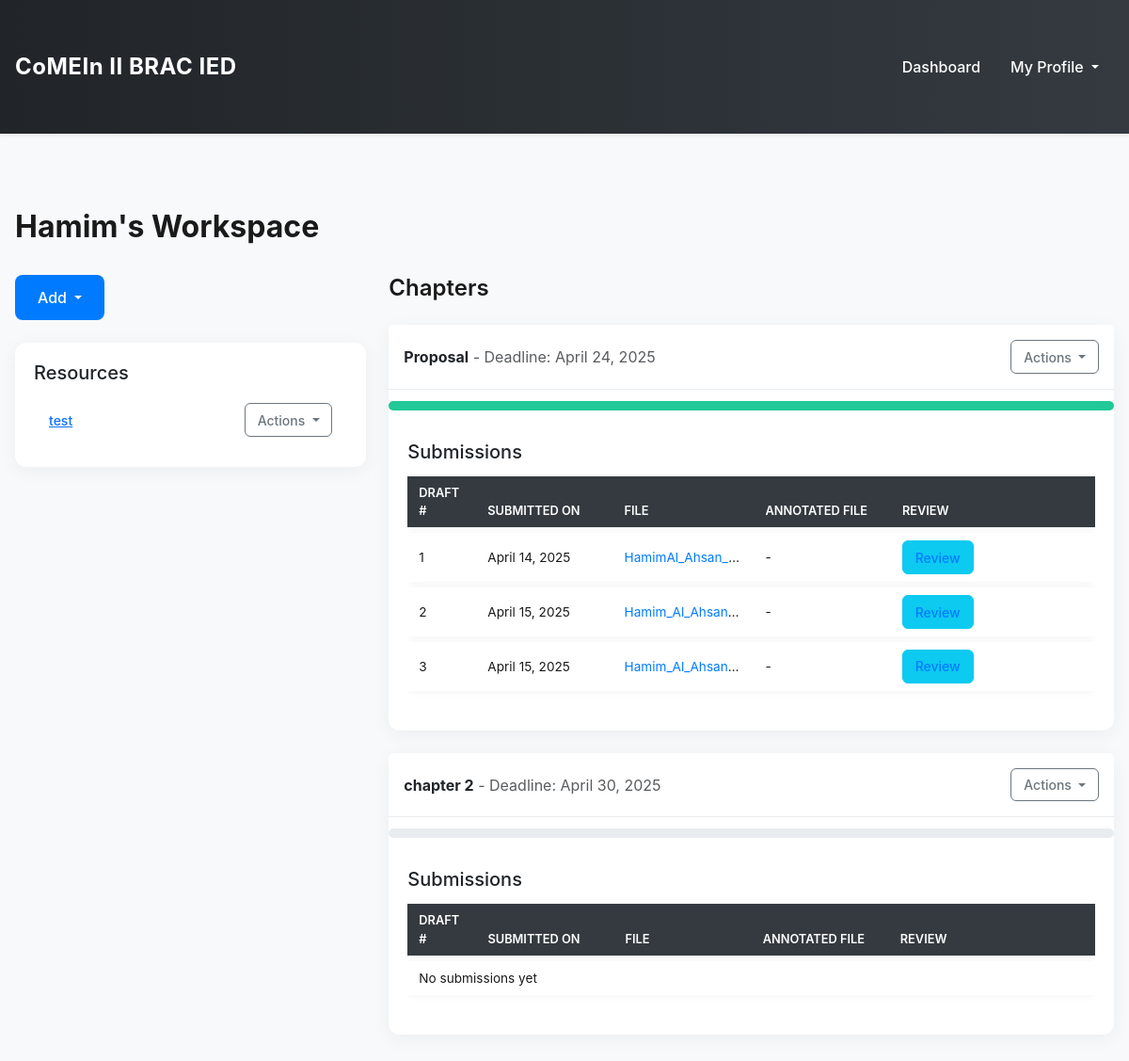
The app's page /workspace/student/2/ (signed in), older data.
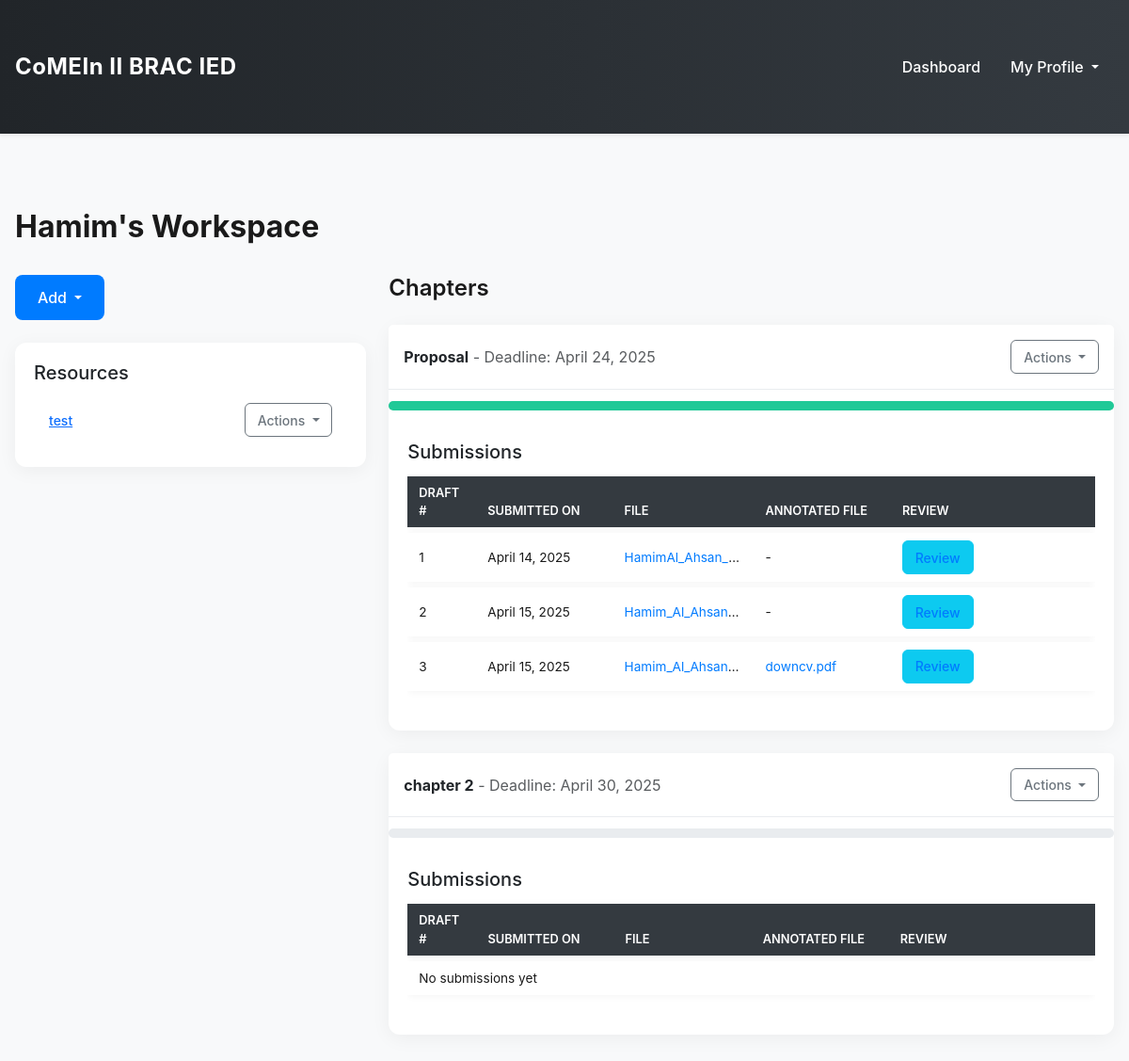
The same page, newer data.
### workspace/models.py (models this page shows, shortened)
class Submission(models.Model):
    STATUS_CHOICES = [
        ('pending', 'Pending'),
        ('approved', 'Approved'),
        ('needs_editing', 'Needs Editing'),
    ]
    chapter = models.ForeignKey('Chapter', on_delete=models.CASCADE, related_name='submissions')
    student = models.ForeignKey(settings.AUTH_USER_MODEL, on_delete=models.CASCADE)
    draft_number = models.PositiveIntegerField()
    file = models.FileField(upload_to='workspace_submissions/')
    submission_date = models.DateTimeField(default=timezone.now)
    status = models.CharField(
        max_length=20, choices=STATUS_CHOICES, default='pending'
    )
    comment = models.TextField(blank=True)
    annotated_file = models.FileField(
        upload_to='workspace_annotations/', blank=True, null=True
    )

### workspace/views.py (the view, shortened to what this page needs)
# urls.py: path('student/<int:student_id>/', views.workspace_view, name='workspace_view'),
@login_required
def workspace_view(request, student_id):
    try:
        workspace = Workspace.objects.get(student__id=student_id)
    except Workspace.DoesNotExist:
        raise Http404("Workspace does not exist.")
    is_mentor = workspace.mentor == request.user or request.user.is_superuser
    if not is_mentor and workspace.student != request.user:
        raise Http404("You do not have permission to view this workspace.")
    resources = workspace.resources.all()
    chapters = workspace.chapters.all()
    chapter_submissions = {}
    chapter_progress = {}
    for chapter in chapters:
        submissions = chapter.submissions.filter(student=workspace.student).order_by('-submission_date')
        approved_submissions = submissions.filter(status='approved')
        chapter_submissions[chapter.id] = submissions
        progress_percentage = 100 if approved_submissions.exists() else 0
        is_completed = progress_percentage == 100
        status_text = f'{approved_submissions.count()} draft{"s" if approved_submissions.count() != 1 else ""} approved' if approved_submissions.exists() else 'No drafts approved'
        chapter_progress[chapter.id] = {
            'progress_percentage': progress_percentage,
            'is_completed': is_completed,
            'status_text': status_text
        }
    context = {
        'workspace': workspace,
        'resources': resources,
        'chapters': chapters,
        'chapter_progress': chapter_progress,
        'chapter_submissions': chapter_submissions,
        'resource_form': ResourceForm(),
        'chapter_form': ChapterForm(),
        'is_mentor': is_mentor,
    }
    return render(request, 'workspace/workspace_page.html', context)

### workspace/templatetags/custom_filters.py (called while the page is built)
@register.filter
def getkey(value, key):
    try:
        return value[key]
    except (KeyError, TypeError):
        return None

@register.filter
def basename(value):
    if value:
        return os.path.basename(str(value))
    return ''

### workspace/templates/workspace/workspace_page.html (shortened to what the changed rows need)
<!DOCTYPE html>
<html lang="en">
<head>
    <link href="https://cdn.jsdelivr.net/npm/bootstrap@5.3.2/dist/css/bootstrap.min.css" rel="stylesheet">
    <link rel="stylesheet" href="https://cdnjs.cloudflare.com/ajax/libs/bootstrap-datepicker/1.9.0/css/bootstrap-datepicker.min.css" />
</head>
<body>
    {% load custom_filters %}
    <div class="container mt-5">
        <h1>{{ workspace.student.first_name }}'s Workspace</h1>
        <div class="row">
            <div class="col-md-8">
                <h2>Chapters</h2>
                {% for chapter in chapters %}
                    <div class="card mb-4">
                        <div class="card-header">
                            <div class="d-flex justify-content-between align-items-center">
                                <div>
                                    <span class="fw-bold">{{ chapter.chapter_name }}</span>
                                    <span class="text-muted"> - Deadline: {{ chapter.deadline|date:"F j, Y" }}</span>
                                </div>
                                {% if is_mentor %}
                                    <div class="btn-actions">
                                        <div class="dropdown">
                                            <button class="btn btn-sm btn-outline-secondary dropdown-toggle" type="button" data-bs-toggle="dropdown" aria-expanded="false">
                                                Actions
                                            </button>
                                        </div>
                                    </div>
                                {% endif %}
                            </div>
                        </div>
                        <div class="progress" data-bs-toggle="tooltip" data-bs-placement="top" title="{{ chapter_progress|getkey:chapter.id|getkey:'status_text' }}">
                            <div class="progress-bar {% if chapter_progress|getkey:chapter.id|getkey:'is_completed' %} progress-bar-green {% else %} progress-bar-striped {% endif %}"
                                 role="progressbar"
                                 style="width: {{ chapter_progress|getkey:chapter.id|getkey:'progress_percentage' }}%;"
                                 aria-valuenow="{{ chapter_progress|getkey:chapter.id|getkey:'progress_percentage' }}"
                                 aria-valuemin="0"
                                 aria-valuemax="100">
                            </div>
                        </div>
                        <div class="card-body">
                            {% if is_mentor %}
                                <h5 class="card-title">Submissions</h5>
                                <div class="table-responsive">
                                    <table class="table table-submission">
                                        <thead>
                                            <tr>
                                                <th style="width: 10%;">Draft #</th>
                                                <th style="width: 20%;">Submitted On</th>
                                                <th style="width: 20%;">File</th>
                                                <th style="width: 20%;">Annotated File</th>
                                                <th style="width: 30%;">Review</th>
                                            </tr>
                                        </thead>
                                        <tbody>
                                            {% for submission in chapter.submissions.all %}
                                            <tr>
                                                <td>{{ submission.draft_number }}</td>
                                                <td>{{ submission.submission_date|date:"F j, Y" }}</td>
                                                <td class="truncate"><a href="{{ submission.file.url }}" target="_blank">{{ submission.file.name|basename }}</a></td>
                                                <td class="truncate">
                                                    {% if submission.annotated_file %}
                                                        <a href="{{ submission.annotated_file.url }}" target="_blank">{{ submission.annotated_file.name|basename }}</a>
                                                    {% else %}
                                                        -
                                                    {% endif %}
                                                </td>
                                                <td><a href="{% url 'review_submission' submission_id=submission.id %}" class="btn btn-sm btn-info">Review</a></td>
                                            </tr>
                                            {% empty %}
                                            <tr>
                                                <td colspan="5">No submissions yet</td>
                                            </tr>
                                            {% endfor %}
                                        </tbody>
                                    </table>
                                </div>
                            {% endif %}
                        </div>
                    </div>
                {% empty %}
                    <div class="card">
                        <div class="card-body text-center">
                            <p class="text-muted">No chapters available yet</p>
                        </div>
                    </div>
                {% endfor %}
            </div>
        </div>
    </div>
</body>
</html>

Row changes from the older to the newer data that the page shows:
changed Submission: annotated_file.name|basename (not shown) → "downcv.pdf"; no longer shows "-"
